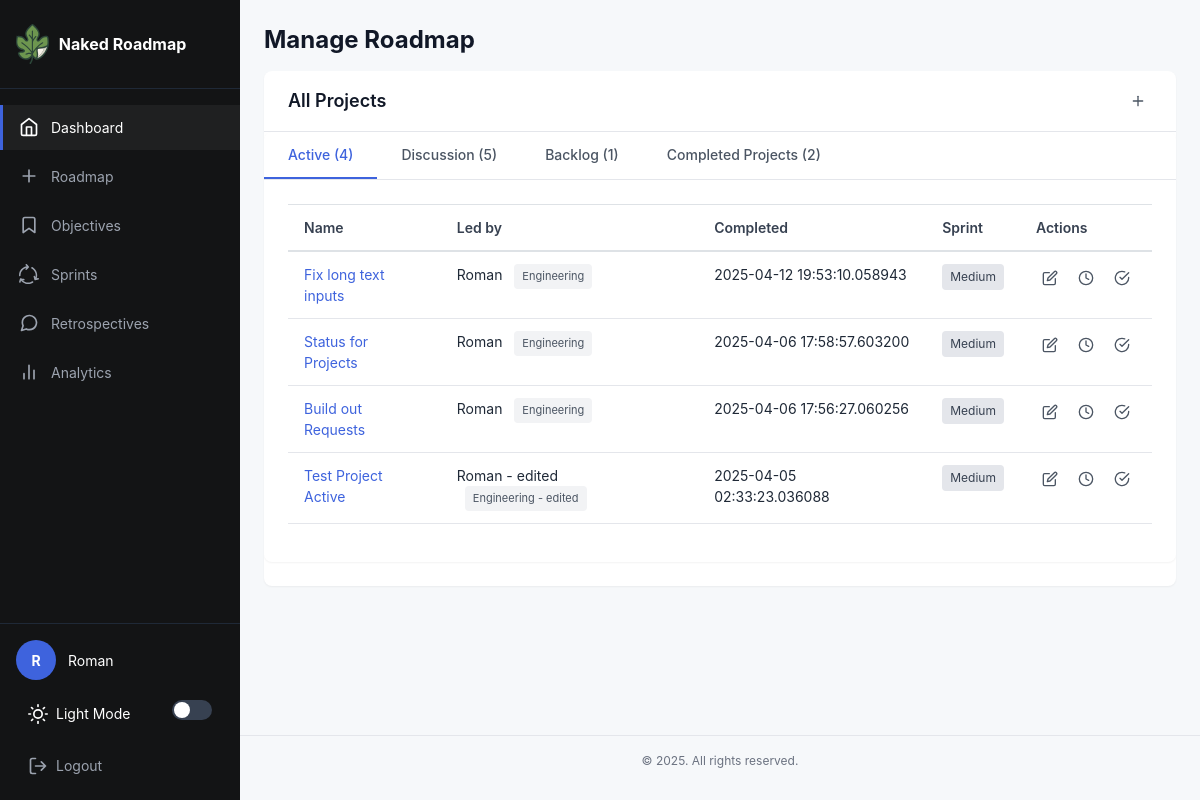
Page /projects (signed in) on the earlier database version.
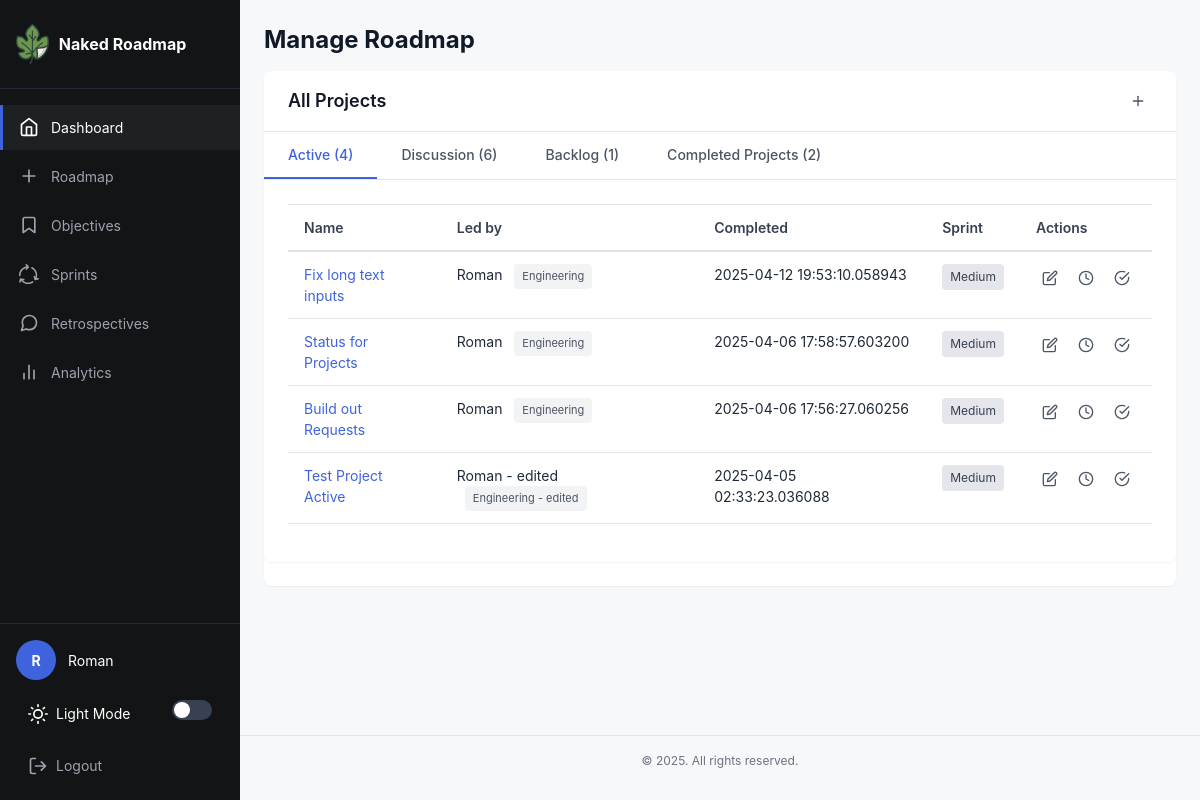
Same page on the later database version.
### app/models.py (models this page shows, shortened)
class Project(db.Model):
    __tablename__ = "project"
    id: so.Mapped[int] = so.mapped_column(primary_key=True)
    name: so.Mapped[str] = so.mapped_column(sa.TEXT())
    created: so.Mapped[datetime] = so.mapped_column(index=True, default=lambda: datetime.now(timezone.utc))
    dri: so.Mapped[str] = so.mapped_column(sa.TEXT())
    team: so.Mapped[str] = so.mapped_column(sa.TEXT())
    context: so.Mapped[str] = so.mapped_column(sa.TEXT())
    why: so.Mapped[str] = so.mapped_column(sa.TEXT())
    requirements: so.Mapped[str] = so.mapped_column(sa.TEXT())
    launch: so.Mapped[str] = so.mapped_column(sa.TEXT())
    location: so.Mapped[str] = so.mapped_column(sa.TEXT(),  nullable=True, default="discussion")
    type: so.Mapped[str] = so.mapped_column(sa.TEXT(), nullable=True)

### app/routes.py (the view)
@app.route('/projects')
@login_required # If you want to toggle someone forced to log in to see roadmap, you can use this.
def projectspage():
    projects = (
        Project.query
        .order_by(Project.created.desc())
        .all()
    )
    return render_template('projects.html', title='Projects', projects=projects)

### app/models.py (called while the page is built)
@login.user_loader
def load_user(id):
    return db.session.get(User, int(id))

### app/routes.py (called while the page is built)
@app.context_processor
def inject_csrf_token():
    return dict(csrf_token=generate_csrf())

### app/templates/projects.html (shortened to what this page needs)
{% extends 'base.html' %}
{% block content %}
<h1>Manage Roadmap</h1>
<section class="section discussion-section">
  <div class="section-header">
    <h3>All Projects</h3>
    <a href="{{ url_for('createProject') }}" class="btn-icon" title="Create a New Project">
      <svg width="16" height="16" viewBox="0 0 24 24" fill="none" stroke="currentColor" stroke-width="2" stroke-linecap="round" stroke-linejoin="round">
        <line x1="12" y1="5" x2="12" y2="19"></line>
        <line x1="5" y1="12" x2="19" y2="12"></line>
      </svg>
    </a>
  </div>
<section class="section tabbed-section">
  <div class="tabs">
    <button class="tab-btn active" data-tab="active">Active ({% for len in projects|selectattr('location', '==', "sprint") %}{% if loop.index == 1 %}{{ '0' if loop is none else loop|length }}{% endif %}{% endfor %})</button>
    <button class="tab-btn" data-tab="discussion">Discussion ({% for len in projects|selectattr('location', '==', "discussion") %}{% if loop.index == 1 %}{{ '0' if loop is none else loop|length }}{% endif %}{% endfor %})</button>
    <button class="tab-btn" data-tab="backlog">Backlog ({% for len in projects|selectattr('location', '==', "backlog") %}{% if loop.index == 1 %}{{ '0' if loop is none else loop|length }}{% endif %}{% endfor %})</button>
    <button class="tab-btn" data-tab="completed">Completed Projects ({% for len in projects|selectattr('location', '==', "completed") %}{% if loop.index == 1 %}{{ '0' if loop is none else loop|length }}{% endif %}{% endfor %})</button>
  </div>
  <div class="tab-content active" id="active-tab">
    <div class="table-responsive">
      <table class="table">
        <thead>
          <tr>
            <th>Name</th>
            <th>Led by</th>
            <th>Completed</th>
            <th>Sprint</th>
            <th>Actions</th>
          </tr>
        </thead>
        <tbody>
          {% for project in projects|selectattr('location', '==', "sprint") %}
          <tr>
            <td><a href="{{ url_for('project', project_id=project['id']) }}">{{ project.name }}</a></td>
            <td>{{ project.dri }} <span class="team-tag">{{ project.team }}</span></td>
            <td>{{ project.created }}</td>
            <td>
              <span class="priority-indicator
                {% if project.priority == 'High' %}priority-high
                {% elif project.priority == 'Medium' %}priority-medium
                {% else %}priority-low{% endif %}">
                {{ project.priority|default('Medium') }}
              </span>
            </td>
            <td>
              <div class="action-buttons">
                <a href="{{ url_for('edit', project_id=project.id) }}" class="btn-icon" title="Edit project">
                  <svg width="16" height="16" viewBox="0 0 24 24" fill="none" stroke="currentColor" stroke-width="2" stroke-linecap="round" stroke-linejoin="round">
                    <path d="M11 4H4a2 2 0 0 0-2 2v14a2 2 0 0 0 2 2h14a2 2 0 0 0 2-2v-7"></path>
                    <path d="M18.5 2.5a2.121 2.121 0 0 1 3 3L12 15l-4 1 1-4 9.5-9.5z"></path>
                  </svg>
                </a>
                <a href="#" class="btn-icon" title="Move to discussion">
                  <svg width="16" height="16" viewBox="0 0 24 24" fill="none" stroke="currentColor" stroke-width="2" stroke-linecap="round" stroke-linejoin="round">
                    <circle cx="12" cy="12" r="10"></circle>
                    <polyline points="12 6 12 12 16 14"></polyline>
                  </svg>
                </a>
                <a href="{{url_for('add_to_cycle', project_id=project.id, sprint_id=2) }}" class="btn-icon" title="Add to Sprint">
                  <svg width="16" height="16" viewBox="0 0 24 24" fill="none" stroke="currentColor" stroke-width="2" stroke-linecap="round" stroke-linejoin="round">
                    <path d="M22 11.08V12a10 10 0 1 1-5.93-9.14"></path>
                    <polyline points="22 4 12 14.01 9 11.01"></polyline>
                  </svg>
                </a>
              </div>
            </td>
          </tr>
          {% endfor %}
        </tbody>
      </table>
    </div>
  </div>
</section>
{% endblock %}

Differences in the rows shown:
no longer on this page (row unchanged): Project: value "5"
added Project: value "6"
